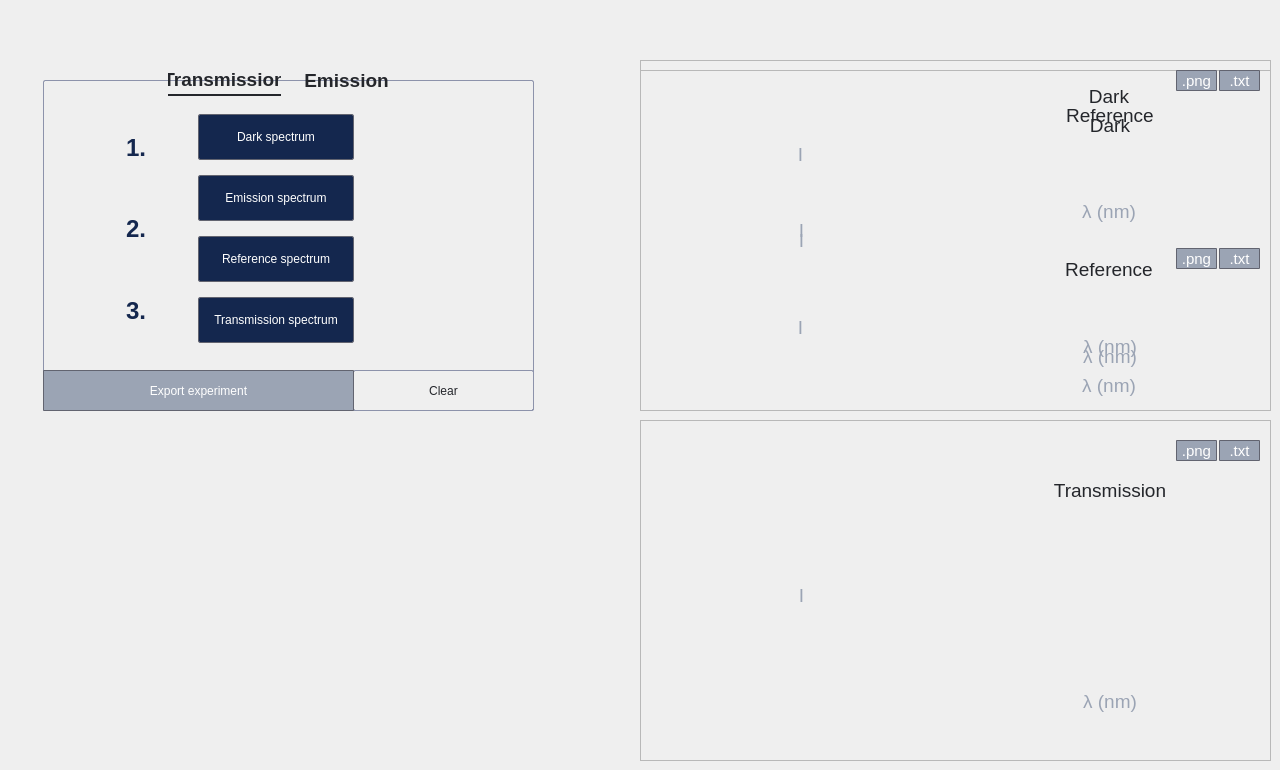
     <widget class="QWidget" name="main_menu_experiment_tab">
      <attribute name="title">
       <string/>
      </attribute>
      <widget class="QFrame" name="experiment_flow_frame">
       <property name="geometry">
        <rect>
         <x>43</x>
         <y>80</y>
         <width>491</width>
         <height>331</height>
        </rect>
       </property>
       <property name="styleSheet">
        <string notr="true">outline-color: #8d93ab;
outline-width: 4ps;
border-radius: 2px;
border-style: solid;
border-width: 1px;
border-color: #8d93ab;</string>
       </property>
       <property name="frameShape">
        <enum>QFrame::StyledPanel</enum>
       </property>
       <property name="frameShadow">
        <enum>QFrame::Raised</enum>
       </property>
       <widget class="QPushButton" name="clear_experiment_button">
        <property name="geometry">
         <rect>
          <x>310</x>
          <y>290</y>
          <width>181</width>
          <height>41</height>
         </rect>
        </property>
        <property name="styleSheet">
         <string notr="true">color: #24262b;</string>
        </property>
        <property name="text">
         <string>Clear</string>
        </property>
       </widget>
       <widget class="QPushButton" name="export_experiment_button">
        <property name="geometry">
         <rect>
          <x>0</x>
          <y>290</y>
          <width>311</width>
          <height>41</height>
         </rect>
        </property>
        <property name="styleSheet">
         <string notr="true">background-color:#9ba4b4;
color:white;
border-radius: 1px;
border-style: solid;
border-width: 1px;
border-color: #626470;</string>
        </property>
        <property name="text">
         <string>Export experiment</string>
        </property>
       </widget>
      </widget>
      <widget class="QFrame" name="experiment_menu_frame">
       <property name="geometry">
        <rect>
         <x>163</x>
         <y>60</y>
         <width>241</width>
         <height>31</height>
        </rect>
       </property>
       <property name="styleSheet">
        <string notr="true">border-width: 0px;
border-style:solid;
</string>
       </property>
       <property name="frameShape">
        <enum>QFrame::StyledPanel</enum>
       </property>
       <property name="frameShadow">
        <enum>QFrame::Raised</enum>
       </property>
      </widget>
      <widget class="QPushButton" name="experiment_menu_emission_button">
       <property name="geometry">
        <rect>
         <x>290</x>
         <y>64</y>
         <width>113</width>
         <height>32</height>
        </rect>
       </property>
       <property name="font">
        <font>
         <pointsize>14</pointsize>
         <weight>75</weight>
         <bold>true</bold>
        </font>
       </property>
       <property name="styleSheet">
        <string notr="true">color: #24262b;
border-bottom-width: 0px;
border-color: #24262b;
border-style:solid;</string>
       </property>
       <property name="text">
        <string>Emission</string>
       </property>
      </widget>
      <widget class="QPushButton" name="experiment_menu_transmission_button">
       <property name="geometry">
        <rect>
         <x>168</x>
         <y>64</y>
         <width>113</width>
         <height>32</height>
        </rect>
       </property>
       <property name="font">
        <font>
         <pointsize>14</pointsize>
         <weight>75</weight>
         <bold>true</bold>
        </font>
       </property>
       <property name="styleSheet">
        <string notr="true">color: #24262b;
border-bottom-width: 2px;
border-color: #24262b;
border-style:solid;
</string>
       </property>
       <property name="text">
        <string>Transmission</string>
       </property>
      </widget>
      <widget class="QWidget" name="horizontalLayoutWidget">
       <property name="geometry">
        <rect>
         <x>80</x>
         <y>110</y>
         <width>391</width>
         <height>238</height>
        </rect>
       </property>
       <layout class="QHBoxLayout" name="experiment_flow_horizontal_layout">
        <item>
         <layout class="QVBoxLayout" name="experiment_flow_vertical_layout">
          <item>
           <widget class="QLabel" name="experiment_no_1_label">
            <property name="font">
             <font>
              <pointsize>18</pointsize>
              <weight>75</weight>
              <italic>false</italic>
              <bold>true</bold>
             </font>
            </property>
            <property name="styleSheet">
             <string notr="true">color:#14274e</string>
            </property>
            <property name="text">
             <string>1.</string>
            </property>
            <property name="alignment">
             <set>Qt::AlignCenter</set>
            </property>
           </widget>
          </item>
          <item>
           <widget class="QLabel" name="experiment_no_2_label">
            <property name="font">
             <font>
              <pointsize>18</pointsize>
              <weight>75</weight>
              <italic>false</italic>
              <bold>true</bold>
             </font>
            </property>
            <property name="styleSheet">
             <string notr="true">color:#14274e</string>
            </property>
            <property name="text">
             <string>2.</string>
            </property>
            <property name="alignment">
             <set>Qt::AlignCenter</set>
            </property>
           </widget>
          </item>
          <item>
           <widget class="QLabel" name="experiment_no_3_label">
            <property name="font">
             <font>
              <pointsize>18</pointsize>
              <weight>75</weight>
              <italic>false</italic>
              <bold>true</bold>
             </font>
            </property>
            <property name="styleSheet">
             <string notr="true">color:#14274e</string>
            </property>
            <property name="text">
             <string>3.</string>
            </property>
            <property name="alignment">
             <set>Qt::AlignCenter</set>
            </property>
           </widget>
          </item>
         </layout>
        </item>
        <item>
         <layout class="QVBoxLayout" name="experiment_flow_vertical_layout_2">
          <item alignment="Qt::AlignVCenter">
           <widget class="QPushButton" name="acquire_dark_spectrum_button">
            <property name="styleSheet">
             <string notr="true">background-color:#14274e;
color:white;
border-radius: 2px;
border-style: solid;
border-width: 1px;
border-color: #626470;
padding: 15px;</string>
            </property>
            <property name="text">
             <string>Dark spectrum</string>
            </property>
           </widget>
          </item>
          <item alignment="Qt::AlignVCenter">
           <widget class="QPushButton" name="acquire_emission_spectrum_button">
            <property name="styleSheet">
             <string notr="true">background-color:#14274e;
color:white;
border-radius: 2px;
border-style: solid;
border-width: 1px;
border-color: #626470;
padding: 15px;</string>
            </property>
            <property name="text">
             <string>Emission spectrum</string>
            </property>
           </widget>
          </item>
          <item alignment="Qt::AlignVCenter">
           <widget class="QPushButton" name="acquire_reference_spectrum_button">
            <property name="styleSheet">
             <string notr="true">background-color:#14274e;
color:white;
border-radius: 2px;
border-style: solid;
border-width: 1px;
border-color: #626470;
padding: 15px;</string>
            </property>
            <property name="text">
             <string>Reference spectrum</string>
            </property>
           </widget>
          </item>
          <item alignment="Qt::AlignVCenter">
           <widget class="QPushButton" name="acquire_transmission_spectrum_button">
            <property name="styleSheet">
             <string notr="true">background-color:#14274e;
color:white;
border-radius: 2px;
border-style: solid;
border-width: 1px;
border-color: #626470;
padding: 15px;</string>
            </property>
            <property name="text">
             <string>Transmission spectrum</string>
            </property>
           </widget>
          </item>
         </layout>
        </item>
        <item>
         <layout class="QVBoxLayout" name="experiment_flow_vertical_layout_3">
          <item alignment="Qt::AlignHCenter|Qt::AlignVCenter">
           <widget class="QLabel" name="check_label_1">
            <property name="text">
             <string/>
            </property>
           </widget>
          </item>
          <item alignment="Qt::AlignHCenter|Qt::AlignVCenter">
           <widget class="QLabel" name="check_label_2">
            <property name="text">
             <string/>
            </property>
           </widget>
          </item>
          <item alignment="Qt::AlignHCenter|Qt::AlignVCenter">
           <widget class="QLabel" name="check_label_3">
            <property name="text">
             <string/>
            </property>
           </widget>
          </item>
         </layout>
        </item>
       </layout>
      </widget>
      <widget class="QFrame" name="calc_plot_3_frame">
       <property name="geometry">
        <rect>
         <x>640</x>
         <y>420</y>
         <width>631</width>
         <height>341</height>
        </rect>
       </property>
       <property name="frameShape">
        <enum>QFrame::StyledPanel</enum>
       </property>
       <property name="frameShadow">
        <enum>QFrame::Raised</enum>
       </property>
       <widget class="QWidget" name="verticalLayoutWidget">
        <property name="geometry">
         <rect>
          <x>10</x>
          <y>20</y>
          <width>611</width>
          <height>311</height>
         </rect>
        </property>
        <layout class="QGridLayout" name="calc_plot_3_grid_layout">
         <item row="6" column="1">
          <widget class="QLabel" name="calc_plot_3_label">
           <property name="font">
            <font>
             <pointsize>14</pointsize>
             <weight>50</weight>
             <bold>false</bold>
            </font>
           </property>
           <property name="styleSheet">
            <string notr="true">color: #24262b;</string>
           </property>
           <property name="text">
            <string>Transmission</string>
           </property>
           <property name="alignment">
            <set>Qt::AlignCenter</set>
           </property>
          </widget>
         </item>
         <item row="8" column="1">
          <widget class="QLabel" name="calc_plot_3_lambda_label">
           <property name="font">
            <font>
             <pointsize>14</pointsize>
             <weight>50</weight>
             <bold>false</bold>
            </font>
           </property>
           <property name="styleSheet">
            <string notr="true">color: #9ba4b4;</string>
           </property>
           <property name="text">
            <string>λ (nm)</string>
           </property>
           <property name="alignment">
            <set>Qt::AlignCenter</set>
           </property>
           <property name="wordWrap">
            <bool>false</bool>
           </property>
           <property name="margin">
            <number>1</number>
           </property>
          </widget>
         </item>
         <item row="7" column="0">
          <widget class="QLabel" name="calc_plot_3_i_label">
           <property name="font">
            <font>
             <pointsize>14</pointsize>
             <weight>50</weight>
             <bold>false</bold>
            </font>
           </property>
           <property name="styleSheet">
            <string notr="true">color: #9ba4b4;</string>
           </property>
           <property name="text">
            <string>I</string>
           </property>
           <property name="alignment">
            <set>Qt::AlignCenter</set>
           </property>
           <property name="wordWrap">
            <bool>false</bool>
           </property>
           <property name="margin">
            <number>1</number>
           </property>
          </widget>
         </item>
         <item row="7" column="1">
          <widget class="PlotWidget" name="calc_plot_3" native="true">
           <property name="enabled">
            <bool>false</bool>
           </property>
          </widget>
         </item>
        </layout>
       </widget>
      </widget>
      <widget class="QPushButton" name="save_calc_plot_1_txt_button">
       <property name="geometry">
        <rect>
         <x>1219</x>
         <y>70</y>
         <width>41</width>
         <height>21</height>
        </rect>
       </property>
       <property name="font">
        <font>
         <pointsize>11</pointsize>
        </font>
       </property>
       <property name="styleSheet">
        <string notr="true">background-color:#9ba4b4;
color:white;
border-radius: 1px;
border-style: solid;
border-width: 1px;
border-color: #626470;</string>
       </property>
       <property name="text">
        <string>.txt</string>
       </property>
      </widget>
      <widget class="QPushButton" name="save_calc_plot_1_png_button">
       <property name="geometry">
        <rect>
         <x>1176</x>
         <y>70</y>
         <width>41</width>
         <height>21</height>
        </rect>
       </property>
       <property name="font">
        <font>
         <pointsize>11</pointsize>
        </font>
       </property>
       <property name="styleSheet">
        <string notr="true">background-color:#9ba4b4;
color:white;
border-radius: 1px;
border-style: solid;
border-width: 1px;
border-color: #626470;</string>
       </property>
       <property name="text">
        <string>.png</string>
       </property>
      </widget>
      <widget class="QPushButton" name="save_calc_plot_3_png_button">
       <property name="geometry">
        <rect>
         <x>1176</x>
         <y>440</y>
         <width>41</width>
         <height>21</height>
        </rect>
       </property>
       <property name="font">
        <font>
         <pointsize>11</pointsize>
        </font>
       </property>
       <property name="styleSheet">
        <string notr="true">background-color:#9ba4b4;
color:white;
border-radius: 1px;
border-style: solid;
border-width: 1px;
border-color: #626470;</string>
       </property>
       <property name="text">
        <string>.png</string>
       </property>
      </widget>
      <widget class="QPushButton" name="save_calc_plot_3_txt_button">
       <property name="geometry">
        <rect>
         <x>1219</x>
         <y>440</y>
         <width>41</width>
         <height>21</height>
        </rect>
       </property>
       <property name="font">
        <font>
         <pointsize>11</pointsize>
        </font>
       </property>
       <property name="styleSheet">
        <string notr="true">background-color:#9ba4b4;
color:white;
border-radius: 1px;
border-style: solid;
border-width: 1px;
border-color: #626470;</string>
       </property>
       <property name="text">
        <string>.txt</string>
       </property>
      </widget>
      <widget class="QPushButton" name="save_calc_plot_2_txt_button">
       <property name="geometry">
        <rect>
         <x>1219</x>
         <y>248</y>
         <width>41</width>
         <height>21</height>
        </rect>
       </property>
       <property name="font">
        <font>
         <pointsize>11</pointsize>
        </font>
       </property>
       <property name="styleSheet">
        <string notr="true">background-color:#9ba4b4;
color:white;
border-radius: 1px;
border-style: solid;
border-width: 1px;
border-color: #626470;</string>
       </property>
       <property name="text">
        <string>.txt</string>
       </property>
      </widget>
      <widget class="QPushButton" name="save_calc_plot_2_png_button">
       <property name="geometry">
        <rect>
         <x>1176</x>
         <y>248</y>
         <width>41</width>
         <height>21</height>
        </rect>
       </property>
       <property name="font">
        <font>
         <pointsize>11</pointsize>
        </font>
       </property>
       <property name="styleSheet">
        <string notr="true">background-color:#9ba4b4;
color:white;
border-radius: 1px;
border-style: solid;
border-width: 1px;
border-color: #626470;</string>
       </property>
       <property name="text">
        <string>.png</string>
       </property>
      </widget>
      <widget class="QFrame" name="calc_plot_1_2_combo_frame">
       <property name="geometry">
        <rect>
         <x>640</x>
         <y>60</y>
         <width>631</width>
         <height>351</height>
        </rect>
       </property>
       <property name="sizePolicy">
        <sizepolicy hsizetype="Preferred" vsizetype="Preferred">
         <horstretch>0</horstretch>
         <verstretch>0</verstretch>
        </sizepolicy>
       </property>
       <property name="frameShape">
        <enum>QFrame::StyledPanel</enum>
       </property>
       <property name="frameShadow">
        <enum>QFrame::Raised</enum>
       </property>
       <widget class="QWidget" name="gridLayoutWidget_4">
        <property name="geometry">
         <rect>
          <x>9</x>
          <y>10</y>
          <width>611</width>
          <height>341</height>
         </rect>
        </property>
        <layout class="QGridLayout" name="calc_plot_1_2_grid_layout">
         <property name="sizeConstraint">
          <enum>QLayout::SetDefaultConstraint</enum>
         </property>
         <item row="5" column="1">
          <widget class="QLabel" name="calc_plot_2_combo_label">
           <property name="font">
            <font>
             <pointsize>14</pointsize>
             <weight>50</weight>
             <bold>false</bold>
            </font>
           </property>
           <property name="styleSheet">
            <string notr="true">color: #24262b;</string>
           </property>
           <property name="text">
            <string>Reference</string>
           </property>
           <property name="alignment">
            <set>Qt::AlignCenter</set>
           </property>
           <property name="margin">
            <number>1</number>
           </property>
          </widget>
         </item>
         <item row="6" column="0">
          <widget class="QLabel" name="calc_plot_2_combo_i_label">
           <property name="font">
            <font>
             <pointsize>14</pointsize>
             <weight>50</weight>
             <bold>false</bold>
            </font>
           </property>
           <property name="styleSheet">
            <string notr="true">color: #9ba4b4;</string>
           </property>
           <property name="text">
            <string>I</string>
           </property>
           <property name="alignment">
            <set>Qt::AlignCenter</set>
           </property>
           <property name="wordWrap">
            <bool>false</bool>
           </property>
           <property name="margin">
            <number>1</number>
           </property>
          </widget>
         </item>
         <item row="0" column="1">
          <widget class="QLabel" name="calc_plot_1_combo_label">
           <property name="font">
            <font>
             <pointsize>14</pointsize>
             <weight>50</weight>
             <bold>false</bold>
            </font>
           </property>
           <property name="styleSheet">
            <string notr="true">color: #24262b;</string>
           </property>
           <property name="text">
            <string>Dark</string>
           </property>
           <property name="alignment">
            <set>Qt::AlignCenter</set>
           </property>
           <property name="margin">
            <number>1</number>
           </property>
          </widget>
         </item>
         <item row="1" column="0">
          <widget class="QLabel" name="calc_plot_1_combo_i_label">
           <property name="font">
            <font>
             <pointsize>14</pointsize>
             <weight>50</weight>
             <bold>false</bold>
            </font>
           </property>
           <property name="styleSheet">
            <string notr="true">color: #9ba4b4;</string>
           </property>
           <property name="text">
            <string>I</string>
           </property>
           <property name="alignment">
            <set>Qt::AlignCenter</set>
           </property>
           <property name="wordWrap">
            <bool>false</bool>
           </property>
           <property name="margin">
            <number>1</number>
           </property>
          </widget>
         </item>
         <item row="2" column="1">
          <widget class="QLabel" name="calc_plot_1_combo_lambda_label">
           <property name="enabled">
            <bool>true</bool>
           </property>
           <property name="font">
            <font>
             <pointsize>14</pointsize>
             <weight>50</weight>
             <bold>false</bold>
            </font>
           </property>
           <property name="styleSheet">
            <string notr="true">color: #9ba4b4;</string>
           </property>
           <property name="text">
            <string>λ (nm)</string>
           </property>
           <property name="alignment">
            <set>Qt::AlignCenter</set>
           </property>
           <property name="wordWrap">
            <bool>false</bool>
           </property>
           <property name="margin">
            <number>1</number>
           </property>
          </widget>
         </item>
         <item row="7" column="1">
          <widget class="QLabel" name="calc_plot_2_combo_lambda_label">
           <property name="font">
            <font>
             <pointsize>14</pointsize>
             <weight>50</weight>
             <bold>false</bold>
            </font>
           </property>
           <property name="styleSheet">
            <string notr="true">color: #9ba4b4;</string>
           </property>
           <property name="text">
            <string>λ (nm)</string>
           </property>
           <property name="alignment">
            <set>Qt::AlignCenter</set>
           </property>
           <property name="wordWrap">
            <bool>false</bool>
           </property>
           <property name="margin">
            <number>1</number>
           </property>
          </widget>
         </item>
         <item row="1" column="1">
          <widget class="PlotWidget" name="calc_plot_1_combo" native="true">
           <property name="enabled">
            <bool>false</bool>
           </property>
          </widget>
         </item>
         <item row="6" column="1">
          <widget class="PlotWidget" name="calc_plot_2_combo" native="true">
           <property name="enabled">
            <bool>false</bool>
           </property>
          </widget>
         </item>
        </layout>
       </widget>
      </widget>
      <widget class="QFrame" name="calc_plot_1_frame">
       <property name="geometry">
        <rect>
         <x>640</x>
         <y>70</y>
         <width>631</width>
         <height>341</height>
        </rect>
       </property>
       <property name="sizePolicy">
        <sizepolicy hsizetype="Preferred" vsizetype="Preferred">
         <horstretch>0</horstretch>
         <verstretch>0</verstretch>
        </sizepolicy>
       </property>
       <property name="styleSheet">
        <string notr="true"/>
       </property>
       <property name="frameShape">
        <enum>QFrame::StyledPanel</enum>
       </property>
       <property name="frameShadow">
        <enum>QFrame::Raised</enum>
       </property>
       <widget class="QWidget" name="gridLayoutWidget_6">
        <property name="geometry">
         <rect>
          <x>10</x>
          <y>0</y>
          <width>611</width>
          <height>341</height>
         </rect>
        </property>
        <layout class="QGridLayout" name="calc_plot_1_grid_layout">
         <property name="sizeConstraint">
          <enum>QLayout::SetDefaultConstraint</enum>
         </property>
         <item row="1" column="0">
          <widget class="QLabel" name="calc_plot_1_i_label">
           <property name="font">
            <font>
             <pointsize>14</pointsize>
             <weight>50</weight>
             <bold>false</bold>
            </font>
           </property>
           <property name="styleSheet">
            <string notr="true">color: #9ba4b4;</string>
           </property>
           <property name="text">
            <string>I</string>
           </property>
           <property name="alignment">
            <set>Qt::AlignCenter</set>
           </property>
           <property name="wordWrap">
            <bool>false</bool>
           </property>
           <property name="margin">
            <number>1</number>
           </property>
          </widget>
         </item>
         <item row="0" column="1">
          <widget class="QLabel" name="calc_plot_1_label">
           <property name="font">
            <font>
             <pointsize>14</pointsize>
             <weight>50</weight>
             <bold>false</bold>
            </font>
           </property>
           <property name="styleSheet">
            <string notr="true">color: #24262b;</string>
           </property>
           <property name="text">
            <string>Dark</string>
           </property>
           <property name="alignment">
            <set>Qt::AlignCenter</set>
           </property>
           <property name="margin">
            <number>1</number>
           </property>
          </widget>
         </item>
         <item row="2" column="1">
          <widget class="QLabel" name="calc_plot_1_lambda_label">
           <property name="enabled">
            <bool>true</bool>
           </property>
           <property name="font">
            <font>
             <pointsize>14</pointsize>
             <weight>50</weight>
             <bold>false</bold>
            </font>
           </property>
           <property name="styleSheet">
            <string notr="true">color: #9ba4b4;</string>
           </property>
           <property name="text">
            <string>λ (nm)</string>
           </property>
           <property name="alignment">
            <set>Qt::AlignCenter</set>
           </property>
           <property name="wordWrap">
            <bool>false</bool>
           </property>
           <property name="margin">
            <number>1</number>
           </property>
          </widget>
         </item>
         <item row="1" column="1">
          <widget class="PlotWidget" name="calc_plot_1" native="true">
           <property name="enabled">
            <bool>false</bool>
           </property>
          </widget>
         </item>
        </layout>
       </widget>
      </widget>
      <widget class="QFrame" name="calc_plot_2_frame">
       <property name="geometry">
        <rect>
         <x>640</x>
         <y>60</y>
         <width>631</width>
         <height>351</height>
        </rect>
       </property>
       <property name="styleSheet">
        <string notr="true"/>
       </property>
       <property name="frameShape">
        <enum>QFrame::StyledPanel</enum>
       </property>
       <property name="frameShadow">
        <enum>QFrame::Raised</enum>
       </property>
       <widget class="QWidget" name="gridLayoutWidget_5">
        <property name="geometry">
         <rect>
          <x>10</x>
          <y>0</y>
          <width>611</width>
          <height>341</height>
         </rect>
        </property>
        <layout class="QGridLayout" name="calc_plot_2_grid_layout">
         <property name="sizeConstraint">
          <enum>QLayout::SetDefaultConstraint</enum>
         </property>
         <item row="3" column="0">
          <widget class="QLabel" name="calc_plot_2_i_label">
           <property name="font">
            <font>
             <pointsize>14</pointsize>
             <weight>50</weight>
             <bold>false</bold>
            </font>
           </property>
           <property name="styleSheet">
            <string notr="true">color: #9ba4b4;</string>
           </property>
           <property name="text">
            <string>I</string>
           </property>
           <property name="alignment">
            <set>Qt::AlignCenter</set>
           </property>
           <property name="wordWrap">
            <bool>false</bool>
           </property>
           <property name="margin">
            <number>1</number>
           </property>
          </widget>
         </item>
         <item row="2" column="1">
          <widget class="QLabel" name="calc_plot_2_label">
           <property name="font">
            <font>
             <pointsize>14</pointsize>
             <weight>50</weight>
             <bold>false</bold>
            </font>
           </property>
           <property name="styleSheet">
            <string notr="true">color: #24262b;</string>
           </property>
           <property name="text">
            <string>Reference</string>
           </property>
           <property name="alignment">
            <set>Qt::AlignCenter</set>
           </property>
           <property name="margin">
            <number>1</number>
           </property>
          </widget>
         </item>
         <item row="4" column="1">
          <widget class="QLabel" name="calc_plot_2_lambda_label">
           <property name="font">
            <font>
             <pointsize>14</pointsize>
             <weight>50</weight>
             <bold>false</bold>
            </font>
           </property>
           <property name="styleSheet">
            <string notr="true">color: #9ba4b4;</string>
           </property>
           <property name="text">
            <string>λ (nm)</string>
           </property>
           <property name="alignment">
            <set>Qt::AlignCenter</set>
           </property>
           <property name="wordWrap">
            <bool>false</bool>
           </property>
           <property name="margin">
            <number>1</number>
           </property>
          </widget>
         </item>
         <item row="3" column="1">
          <widget class="PlotWidget" name="calc_plot_2" native="true">
           <property name="enabled">
            <bool>false</bool>
           </property>
          </widget>
         </item>
        </layout>
       </widget>
      </widget>
      <zorder>calc_plot_2_frame</zorder>
      <zorder>calc_plot_1_frame</zorder>
      <zorder>calc_plot_1_2_combo_frame</zorder>
      <zorder>experiment_flow_frame</zorder>
      <zorder>experiment_menu_frame</zorder>
      <zorder>experiment_menu_emission_button</zorder>
      <zorder>experiment_menu_transmission_button</zorder>
      <zorder>horizontalLayoutWidget</zorder>
      <zorder>calc_plot_3_frame</zorder>
      <zorder>save_calc_plot_1_txt_button</zorder>
      <zorder>save_calc_plot_1_png_button</zorder>
      <zorder>save_calc_plot_3_png_button</zorder>
      <zorder>save_calc_plot_3_txt_button</zorder>
      <zorder>save_calc_plot_2_txt_button</zorder>
      <zorder>save_calc_plot_2_png_button</zorder>
     </widget>
